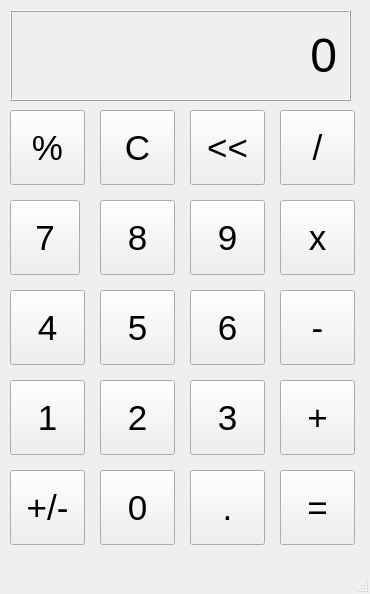
<?xml version="1.0" encoding="UTF-8"?>
<ui version="4.0">
 <class>MainWindow</class>
 <widget class="QMainWindow" name="MainWindow">
  <property name="geometry">
   <rect>
    <x>0</x>
    <y>0</y>
    <width>370</width>
    <height>594</height>
   </rect>
  </property>
  <property name="windowTitle">
   <string>MainWindow</string>
  </property>
  <widget class="QWidget" name="centralwidget">
   <widget class="QLabel" name="outputLabel">
    <property name="geometry">
     <rect>
      <x>10</x>
      <y>10</y>
      <width>341</width>
      <height>91</height>
     </rect>
    </property>
    <property name="font">
     <font>
      <pointsize>36</pointsize>
     </font>
    </property>
    <property name="frameShape">
     <enum>QFrame::Box</enum>
    </property>
    <property name="frameShadow">
     <enum>QFrame::Raised</enum>
    </property>
    <property name="text">
     <string>0</string>
    </property>
    <property name="alignment">
     <set>Qt::AlignRight|Qt::AlignTrailing|Qt::AlignVCenter</set>
    </property>
    <property name="margin">
     <number>10</number>
    </property>
   </widget>
   <widget class="QPushButton" name="percentButton">
    <property name="geometry">
     <rect>
      <x>10</x>
      <y>110</y>
      <width>75</width>
      <height>75</height>
     </rect>
    </property>
    <property name="font">
     <font>
      <pointsize>26</pointsize>
     </font>
    </property>
    <property name="text">
     <string>%</string>
    </property>
   </widget>
   <widget class="QPushButton" name="cButton">
    <property name="geometry">
     <rect>
      <x>100</x>
      <y>110</y>
      <width>75</width>
      <height>75</height>
     </rect>
    </property>
    <property name="font">
     <font>
      <pointsize>26</pointsize>
     </font>
    </property>
    <property name="text">
     <string>C</string>
    </property>
   </widget>
   <widget class="QPushButton" name="arrowButton">
    <property name="geometry">
     <rect>
      <x>190</x>
      <y>110</y>
      <width>75</width>
      <height>75</height>
     </rect>
    </property>
    <property name="font">
     <font>
      <pointsize>26</pointsize>
     </font>
    </property>
    <property name="text">
     <string>&lt;&lt;</string>
    </property>
   </widget>
   <widget class="QPushButton" name="divideButton">
    <property name="geometry">
     <rect>
      <x>280</x>
      <y>110</y>
      <width>75</width>
      <height>75</height>
     </rect>
    </property>
    <property name="font">
     <font>
      <pointsize>26</pointsize>
     </font>
    </property>
    <property name="text">
     <string>/</string>
    </property>
   </widget>
   <widget class="QPushButton" name="nineButton">
    <property name="geometry">
     <rect>
      <x>190</x>
      <y>200</y>
      <width>75</width>
      <height>75</height>
     </rect>
    </property>
    <property name="font">
     <font>
      <pointsize>26</pointsize>
     </font>
    </property>
    <property name="text">
     <string>9</string>
    </property>
   </widget>
   <widget class="QPushButton" name="eightButton">
    <property name="geometry">
     <rect>
      <x>100</x>
      <y>200</y>
      <width>75</width>
      <height>75</height>
     </rect>
    </property>
    <property name="font">
     <font>
      <pointsize>26</pointsize>
     </font>
    </property>
    <property name="text">
     <string>8</string>
    </property>
   </widget>
   <widget class="QPushButton" name="multiplyButton">
    <property name="geometry">
     <rect>
      <x>280</x>
      <y>200</y>
      <width>75</width>
      <height>75</height>
     </rect>
    </property>
    <property name="font">
     <font>
      <pointsize>26</pointsize>
     </font>
    </property>
    <property name="text">
     <string>x</string>
    </property>
   </widget>
   <widget class="QPushButton" name="sevenButton">
    <property name="geometry">
     <rect>
      <x>10</x>
      <y>200</y>
      <width>70</width>
      <height>75</height>
     </rect>
    </property>
    <property name="font">
     <font>
      <pointsize>26</pointsize>
     </font>
    </property>
    <property name="text">
     <string>7</string>
    </property>
   </widget>
   <widget class="QPushButton" name="sixButton">
    <property name="geometry">
     <rect>
      <x>190</x>
      <y>290</y>
      <width>75</width>
      <height>75</height>
     </rect>
    </property>
    <property name="font">
     <font>
      <pointsize>26</pointsize>
     </font>
    </property>
    <property name="text">
     <string>6</string>
    </property>
   </widget>
   <widget class="QPushButton" name="fiveButton">
    <property name="geometry">
     <rect>
      <x>100</x>
      <y>290</y>
      <width>75</width>
      <height>75</height>
     </rect>
    </property>
    <property name="font">
     <font>
      <pointsize>26</pointsize>
     </font>
    </property>
    <property name="text">
     <string>5</string>
    </property>
   </widget>
   <widget class="QPushButton" name="minusButton">
    <property name="geometry">
     <rect>
      <x>280</x>
      <y>290</y>
      <width>75</width>
      <height>75</height>
     </rect>
    </property>
    <property name="font">
     <font>
      <pointsize>26</pointsize>
     </font>
    </property>
    <property name="text">
     <string>-</string>
    </property>
   </widget>
   <widget class="QPushButton" name="fourButton">
    <property name="geometry">
     <rect>
      <x>10</x>
      <y>290</y>
      <width>75</width>
      <height>75</height>
     </rect>
    </property>
    <property name="font">
     <font>
      <pointsize>26</pointsize>
     </font>
    </property>
    <property name="text">
     <string>4</string>
    </property>
   </widget>
   <widget class="QPushButton" name="threeButton">
    <property name="geometry">
     <rect>
      <x>190</x>
      <y>380</y>
      <width>75</width>
      <height>75</height>
     </rect>
    </property>
    <property name="font">
     <font>
      <pointsize>26</pointsize>
     </font>
    </property>
    <property name="text">
     <string>3</string>
    </property>
   </widget>
   <widget class="QPushButton" name="twoButton">
    <property name="geometry">
     <rect>
      <x>100</x>
      <y>380</y>
      <width>75</width>
      <height>75</height>
     </rect>
    </property>
    <property name="font">
     <font>
      <pointsize>26</pointsize>
     </font>
    </property>
    <property name="text">
     <string>2</string>
    </property>
   </widget>
   <widget class="QPushButton" name="plusButton">
    <property name="geometry">
     <rect>
      <x>280</x>
      <y>380</y>
      <width>75</width>
      <height>75</height>
     </rect>
    </property>
    <property name="font">
     <font>
      <pointsize>26</pointsize>
     </font>
    </property>
    <property name="text">
     <string>+</string>
    </property>
   </widget>
   <widget class="QPushButton" name="oneButton">
    <property name="geometry">
     <rect>
      <x>10</x>
      <y>380</y>
      <width>75</width>
      <height>75</height>
     </rect>
    </property>
    <property name="font">
     <font>
      <pointsize>26</pointsize>
     </font>
    </property>
    <property name="text">
     <string>1</string>
    </property>
   </widget>
   <widget class="QPushButton" name="periodButton">
    <property name="geometry">
     <rect>
      <x>190</x>
      <y>470</y>
      <width>75</width>
      <height>75</height>
     </rect>
    </property>
    <property name="font">
     <font>
      <pointsize>26</pointsize>
     </font>
    </property>
    <property name="text">
     <string>.</string>
    </property>
   </widget>
   <widget class="QPushButton" name="zeroButton">
    <property name="geometry">
     <rect>
      <x>100</x>
      <y>470</y>
      <width>75</width>
      <height>75</height>
     </rect>
    </property>
    <property name="font">
     <font>
      <pointsize>26</pointsize>
     </font>
    </property>
    <property name="text">
     <string>0</string>
    </property>
   </widget>
   <widget class="QPushButton" name="equalButton">
    <property name="geometry">
     <rect>
      <x>280</x>
      <y>470</y>
      <width>75</width>
      <height>75</height>
     </rect>
    </property>
    <property name="font">
     <font>
      <pointsize>26</pointsize>
     </font>
    </property>
    <property name="text">
     <string>=</string>
    </property>
   </widget>
   <widget class="QPushButton" name="plusorminusButton">
    <property name="geometry">
     <rect>
      <x>10</x>
      <y>470</y>
      <width>75</width>
      <height>75</height>
     </rect>
    </property>
    <property name="font">
     <font>
      <pointsize>26</pointsize>
     </font>
    </property>
    <property name="text">
     <string>+/-</string>
    </property>
   </widget>
  </widget>
  <widget class="QMenuBar" name="menubar">
   <property name="geometry">
    <rect>
     <x>0</x>
     <y>0</y>
     <width>370</width>
     <height>21</height>
    </rect>
   </property>
  </widget>
  <widget class="QStatusBar" name="statusbar"/>
 </widget>
 <resources/>
 <connections/>
</ui>
